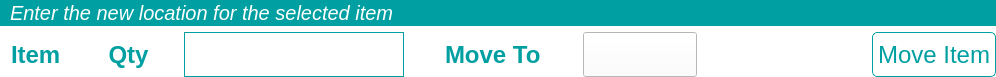
<?xml version="1.0" encoding="UTF-8"?>
<ui version="4.0">
 <class>MoveItem</class>
 <widget class="QWidget" name="MoveItem">
  <property name="geometry">
   <rect>
    <x>0</x>
    <y>0</y>
    <width>996</width>
    <height>77</height>
   </rect>
  </property>
  <property name="maximumSize">
   <size>
    <width>16777215</width>
    <height>16777215</height>
   </size>
  </property>
  <property name="windowTitle">
   <string>Form</string>
  </property>
  <property name="styleSheet">
   <string notr="true">* {
       background: #fff
}

QLabel {
       background: #fff;
       color: rgb(0, 159, 161);
       padding-left: 5px;
       padding-right: 5px;
		font-weight: bold;
}

#label {
		font-weight: normal;
       color: #fff;
       background: rgb(0, 159, 161);
}

QLineEdit {
       border: 1px solid rgb(0, 159, 161);
       padding-left: 10px;
       color: rgb(0, 159, 161)
}

#name_input:hover {
       border: 2px solid rgb(0, 159, 161);
}

QPushButton {
       border: 1px solid;
       margin: 0;
       height: 40px;
       color: rgb(0, 159, 161);
       border-color: rgb(0, 159, 161);
       padding: 5px;
       border-radius: 5px;
}

QPushButton:hover{
       background: rgb(0, 159, 161);
       color: #fff;
}

#location_input,
#lab_input
{
       color: rgb(0, 159, 161);
}

#location_input:hover,
#lab_input:hover
{
       color: rgb(52, 62, 162);
}

#location_input::drop-down,
#lab_input::drop-down
{
       border: 0px;
}

#location_input::down-arrow,
#lab_input::down-arrow
{
       image: url(:/icon/images/down-arrow.ico);
       width: 15px;
       height: 15px;
       margin-right: 20px;
		margin-left: 20px;
}

#location_input:on,
#lab_input:on
{
       border: 2px solid rgba(0, 159, 161, 10%);
}</string>
  </property>
  <layout class="QVBoxLayout" name="verticalLayout">
   <property name="leftMargin">
    <number>0</number>
   </property>
   <property name="topMargin">
    <number>0</number>
   </property>
   <property name="rightMargin">
    <number>0</number>
   </property>
   <property name="bottomMargin">
    <number>0</number>
   </property>
   <item>
    <widget class="QLabel" name="label">
     <property name="font">
      <font>
       <pointsize>15</pointsize>
       <italic>true</italic>
       <bold>false</bold>
      </font>
     </property>
     <property name="text">
      <string>Enter the new location for the selected item</string>
     </property>
    </widget>
   </item>
   <item>
    <layout class="QHBoxLayout" name="horizontalLayout">
     <property name="spacing">
      <number>30</number>
     </property>
     <item>
      <widget class="QLabel" name="item_location_label">
       <property name="sizePolicy">
        <sizepolicy hsizetype="Fixed" vsizetype="Preferred">
         <horstretch>0</horstretch>
         <verstretch>0</verstretch>
        </sizepolicy>
       </property>
       <property name="maximumSize">
        <size>
         <width>16777215</width>
         <height>45</height>
        </size>
       </property>
       <property name="font">
        <font>
         <pointsize>18</pointsize>
         <bold>true</bold>
        </font>
       </property>
       <property name="text">
        <string>Item</string>
       </property>
      </widget>
     </item>
     <item>
      <widget class="QLabel" name="qty_label">
       <property name="maximumSize">
        <size>
         <width>16777215</width>
         <height>45</height>
        </size>
       </property>
       <property name="font">
        <font>
         <pointsize>18</pointsize>
         <bold>true</bold>
        </font>
       </property>
       <property name="text">
        <string>Qty</string>
       </property>
       <property name="alignment">
        <set>Qt::AlignCenter</set>
       </property>
      </widget>
     </item>
     <item>
      <widget class="QLineEdit" name="qty_input">
       <property name="maximumSize">
        <size>
         <width>16777215</width>
         <height>45</height>
        </size>
       </property>
       <property name="font">
        <font>
         <pointsize>18</pointsize>
        </font>
       </property>
      </widget>
     </item>
     <item>
      <widget class="QLabel" name="label_2">
       <property name="font">
        <font>
         <pointsize>18</pointsize>
         <bold>true</bold>
        </font>
       </property>
       <property name="text">
        <string>Move To</string>
       </property>
      </widget>
     </item>
     <item>
      <widget class="QComboBox" name="lab_input">
       <property name="maximumSize">
        <size>
         <width>16777215</width>
         <height>45</height>
        </size>
       </property>
       <property name="font">
        <font>
         <pointsize>18</pointsize>
        </font>
       </property>
      </widget>
     </item>
     <item>
      <spacer name="horizontalSpacer">
       <property name="orientation">
        <enum>Qt::Horizontal</enum>
       </property>
       <property name="sizeHint" stdset="0">
        <size>
         <width>40</width>
         <height>20</height>
        </size>
       </property>
      </spacer>
     </item>
     <item>
      <widget class="QPushButton" name="move_item_button">
       <property name="maximumSize">
        <size>
         <width>16777215</width>
         <height>45</height>
        </size>
       </property>
       <property name="font">
        <font>
         <pointsize>18</pointsize>
        </font>
       </property>
       <property name="text">
        <string>Move Item</string>
       </property>
      </widget>
     </item>
    </layout>
   </item>
  </layout>
 </widget>
 <resources>
  <include location="../../resources.qrc"/>
 </resources>
 <connections/>
</ui>
